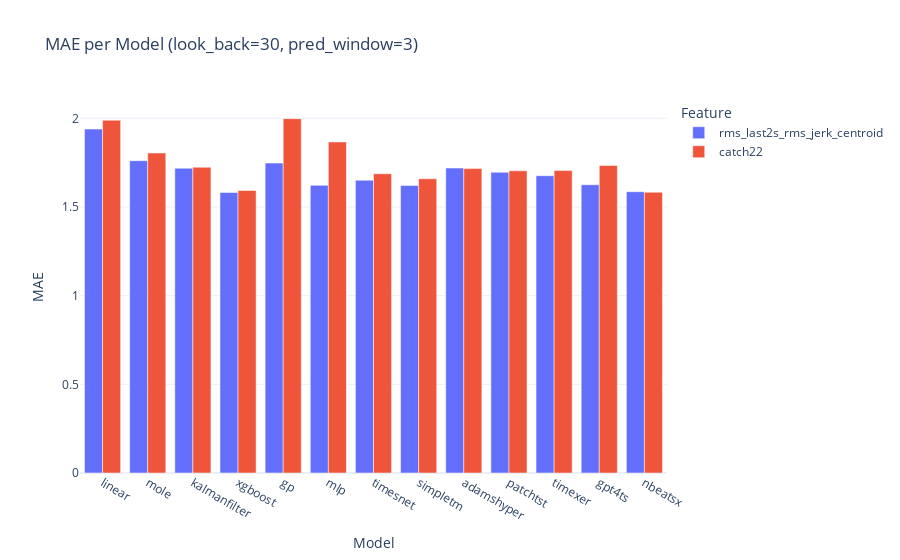

The notebook cell this image was saved under:
### Code cell
import plotly.express as px
import pandas as pd

metric = "MAE"
look_back_window = 30 
prediction_window = 3 

models = MODELS.copy()
models.remove("msar")

# Collect data
data = []
for model in models:
    for feature in features:
        metr = metrics[feature]
        val = metr[model][look_back_window][prediction_window][metric] if metric in metr[model][look_back_window][prediction_window] else np.nan
        data.append({
            "Model": model,
            "Feature": feature,
            "Metric": val
        })

df = pd.DataFrame(data)

# Create barplot (x = Model, color = Feature)
fig = px.bar(
    df,
    x="Model",
    y="Metric",
    color="Feature",
    barmode="group",
    title=f"{metric} per Model (look_back={look_back_window}, pred_window={prediction_window})"
)

fig.update_layout(
    xaxis_title="Model",
    yaxis_title=metric,
    template="plotly_white",
    legend_title="Feature"
)

fig.show()

### Figure 1 — Plotly figure (JSON) as saved in the notebook; plotly's stock layout.template omitted (floating-point values rounded to 4 significant figures)
{"data": [{"alignmentgroup": "True", "hovertemplate": "Feature=rms_last2s_rms_jerk_centroid<br>Model=%{x}<br>Metric=%{y}<extra></extra>", "legendgroup": "rms_last2s_rms_jerk_centroid", "marker": {"color": "#636efa", "pattern": {"shape": ""}}, "name": "rms_last2s_rms_jerk_centroid", "offsetgroup": "rms_last2s_rms_jerk_centroid", "orientation": "v", "showlegend": true, "textposition": "auto", "type": "bar", "x": ["linear", "mole", "kalmanfilter", "xgboost", "gp", "mlp", "timesnet", "simpletm", "adamshyper", "patchtst", "timexer", "gpt4ts", "nbeatsx"], "xaxis": "x", "y": [1.939, 1.761, 1.719, 1.582, 1.748, 1.622, 1.651, 1.621, 1.72, 1.696, 1.676, 1.626, 1.586], "yaxis": "y"}, {"alignmentgroup": "True", "hovertemplate": "Feature=catch22<br>Model=%{x}<br>Metric=%{y}<extra></extra>", "legendgroup": "catch22", "marker": {"color": "#EF553B", "pattern": {"shape": ""}}, "name": "catch22", "offsetgroup": "catch22", "orientation": "v", "showlegend": true, "textposition": "auto", "type": "bar", "x": ["linear", "mole", "kalmanfilter", "xgboost", "gp", "mlp", "timesnet", "simpletm", "adamshyper", "patchtst", "timexer", "gpt4ts", "nbeatsx"], "xaxis": "x", "y": [1.989, 1.804, 1.724, 1.594, 1.998, 1.867, 1.688, 1.659, 1.717, 1.704, 1.705, 1.734, 1.583], "yaxis": "y"}], "layout": {"barmode": "group", "legend": {"title": {"text": "Feature"}, "tracegroupgap": 0}, "title": {"text": "MAE per Model (look_back=30, pred_window=3)"}, "xaxis": {"anchor": "y", "domain": [0, 1], "title": {"text": "Model"}}, "yaxis": {"anchor": "x", "domain": [0, 1], "title": {"text": "MAE"}}}}
